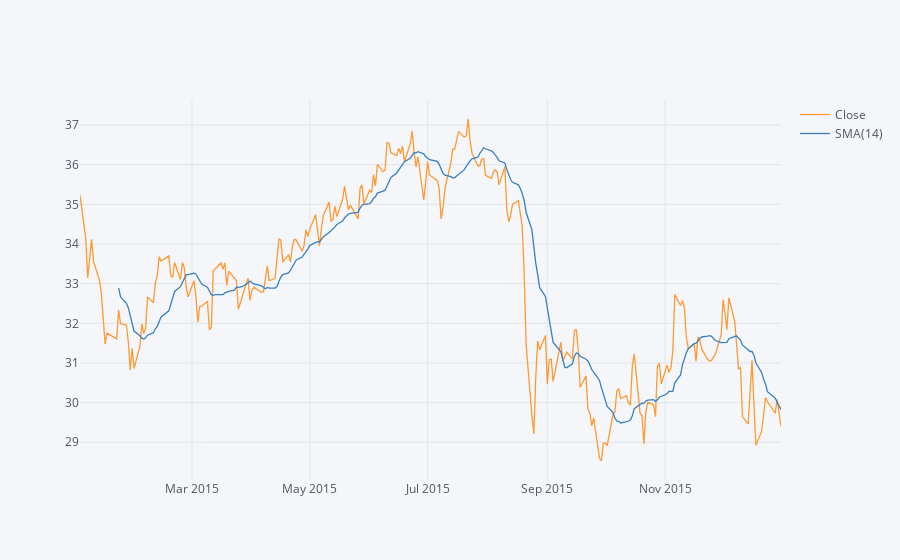

Notebook code for this chart:
### Markdown cell above
** Use .ta_plot(study='sma') to create a Simple Moving Averages plot of Morgan Stanley for the year 2015.**

### Code cell
bank_stocks["MS"]["Close"].loc["2015-01-01":"2015-12-31"].ta_plot(study="sma")

### Figure 1 — Plotly figure (JSON) as saved in the notebook; plotly's stock layout.template omitted (floating-point values rounded to 4 significant figures; data arrays with more than 128 entries replaced by an {"elided": "..."} marker saying what was removed)
{"data": [{"line": {"color": "rgba(255, 153, 51, 1.0)", "dash": "solid", "shape": "linear", "width": 1.3}, "mode": "lines", "name": "Close", "text": "", "type": "scatter", "uid": "c5dfb22a-7511-4104-83d1-dfa6049b1f9f", "x": {"elided": "252 str values"}, "y": {"elided": "252 float values"}}, {"line": {"color": "rgba(55, 128, 191, 1.0)", "dash": "solid", "shape": "linear", "width": 1.3}, "mode": "lines", "name": "SMA(14)", "text": "", "type": "scatter", "uid": "1b4c4f83-43ec-496e-ad4c-831e5e08a06d", "x": {"elided": "252 str values"}, "y": {"elided": "252 mixed values"}}], "layout": {"legend": {"bgcolor": "#F5F6F9", "font": {"color": "#4D5663"}}, "paper_bgcolor": "#F5F6F9", "plot_bgcolor": "#F5F6F9", "title": {"font": {"color": "#4D5663"}}, "xaxis": {"gridcolor": "#E1E5ED", "showgrid": true, "tickfont": {"color": "#4D5663"}, "title": {"font": {"color": "#4D5663"}, "text": ""}, "zerolinecolor": "#E1E5ED"}, "yaxis": {"gridcolor": "#E1E5ED", "showgrid": true, "tickfont": {"color": "#4D5663"}, "title": {"font": {"color": "#4D5663"}, "text": ""}, "zerolinecolor": "#E1E5ED"}}}
